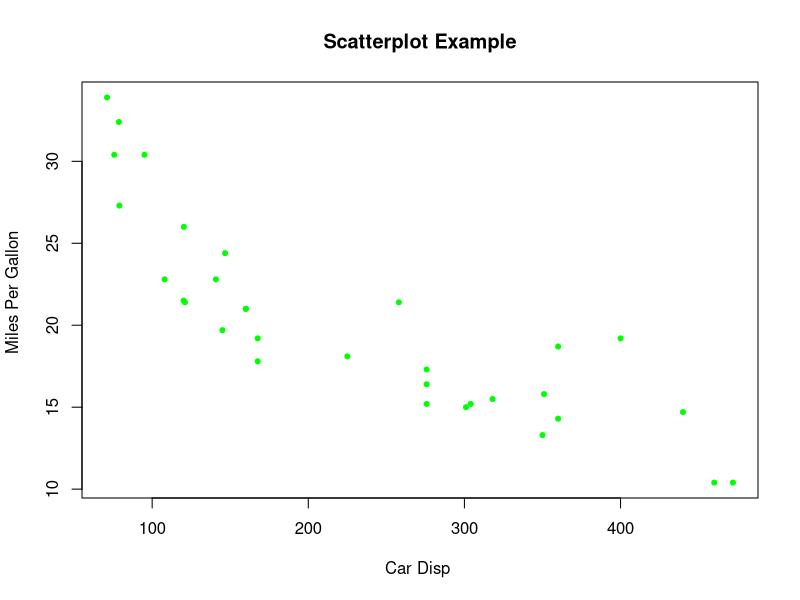

This chart was generated by the following R code:
# Exercício 1 - Crie uma função que receba e vetores como parâmetro, 
# converta-os em um dataframe e imprima
number_vector <- c(1:5)
char_vector <- c('a', 'b', 'c', 'd', 'e')

convert_to_df <- function(vector_0, vector_1) {
  print(data.frame(vector_0, vector_1));
}

convert_to_df(number_vector, char_vector)

# Exercício 2 - Crie uma matriz com 4 linhas e 4 colunas preenchida com números
# inteiros e calcule a media de cada linha
matrix_4_4 <- matrix(c(1:16), ncol=4, nrow=4)
matrix_4_4 
apply(matrix_4_4, 1, mean) # Medias das linhas
apply(matrix_4_4, 2, mean) # Medias das colunas

# Exercício 3 - Considere o dataframe abaixo. Calcule a media por disciplina
escola <- data.frame( Aluno = c('Alan', 'Alice', 'Alana', 'Aline', 'Alex', 'Ajay'),
                      Matemática = c(90, 80, 85, 87, 56, 79),
                      Geografia = c(100, 78, 86, 90, 98, 67),
                      Química = c(76, 56, 89, 90, 100, 87))

escola$Media <- round(apply(escola[, c(2,3,4)], 1, mean))
escola
# Exercício 4 - Cria uma lista com 3 elementos, todos numéricos e calcule a soma
# de todos os elementos da lista
myFunction <- function(...) {
  vector <- round(runif(20, min=1, max=100))
  vector
}

number_1 <- myFunction()
number_2 <- myFunction()
number_3 <- myFunction()

number_list <- list(number_1, number_2, number_3)
number_list

lapply(number_list, sum)

# Exercício 5 - Transforme a lista anterior um vetor
number_vector <- unlist(number_list, use.names= FALSE)
number_vector

help('eapply')

# Exercício 6 - Considere a string abaixo. Substitua a palavra textos por frases
# str <- c("Expressoes", "regulares", "em linguagem R",
#          "permitem a busca de padroes", "e exploracao de textos",
#          "podemos buscar padroes em digitos",
#          "como por exemplo",
#          "10992451280")


# Exercício 7 - Usando o dataset mtcars, crie um gráfico com ggplot do tipo 
# scatter plot. Use as colunas disp e mpg nos eixos x e y respectivamente
head(mtcars)
attach(mtcars)
plot(disp, mpg,
      main="Scatterplot Example",
      xlab="Car Disp ",
      ylab="Miles Per Gallon ",
      pch=20,
      col="green"
)

# Exercício 8 - Usando o exemplo anterior, explore outros tipos de gráficos